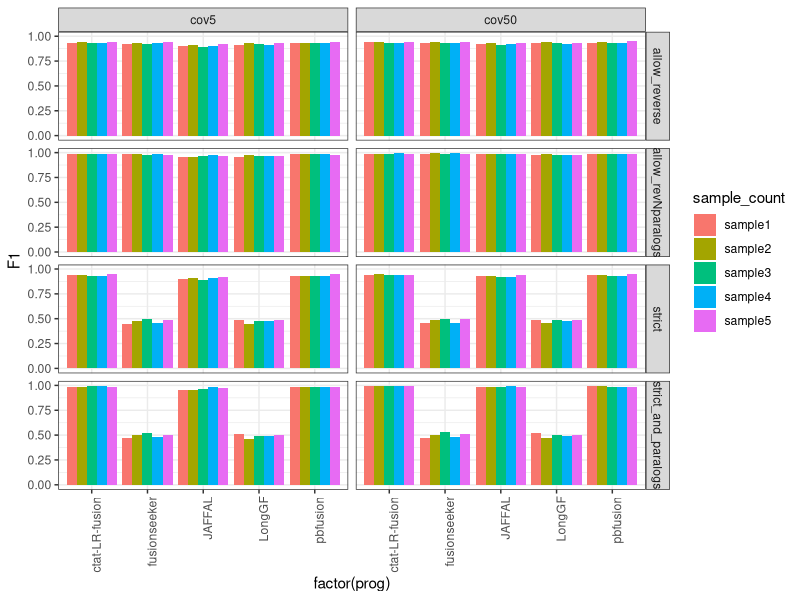
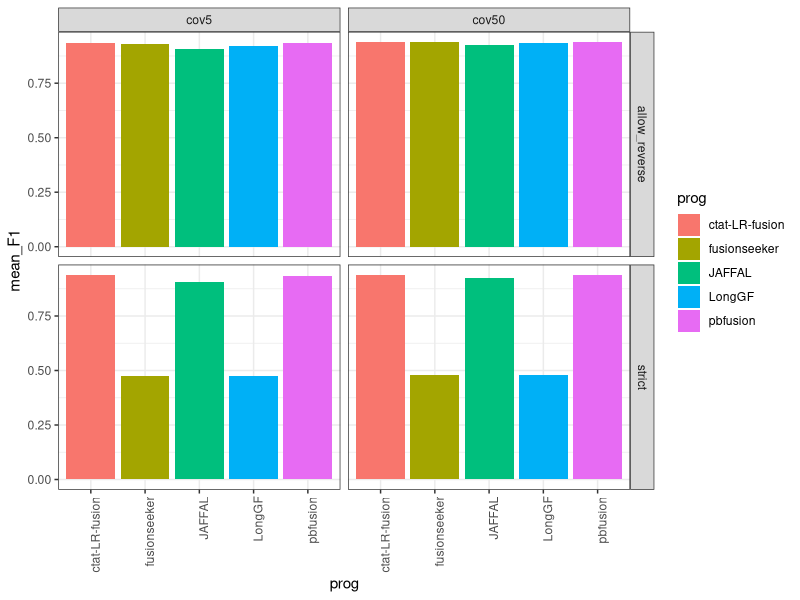
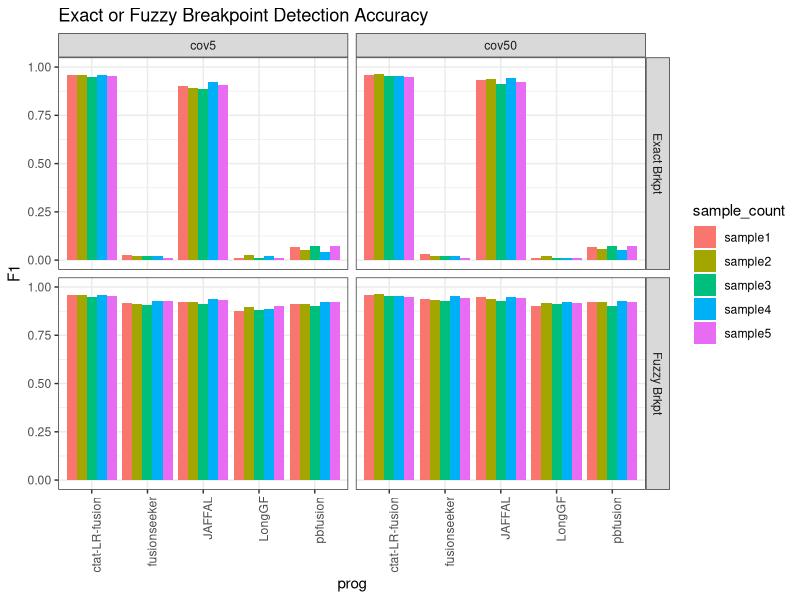
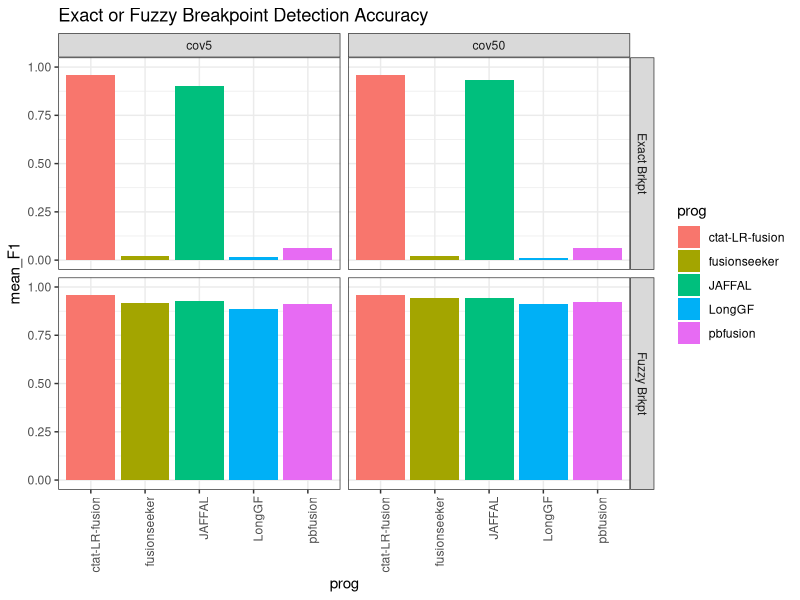
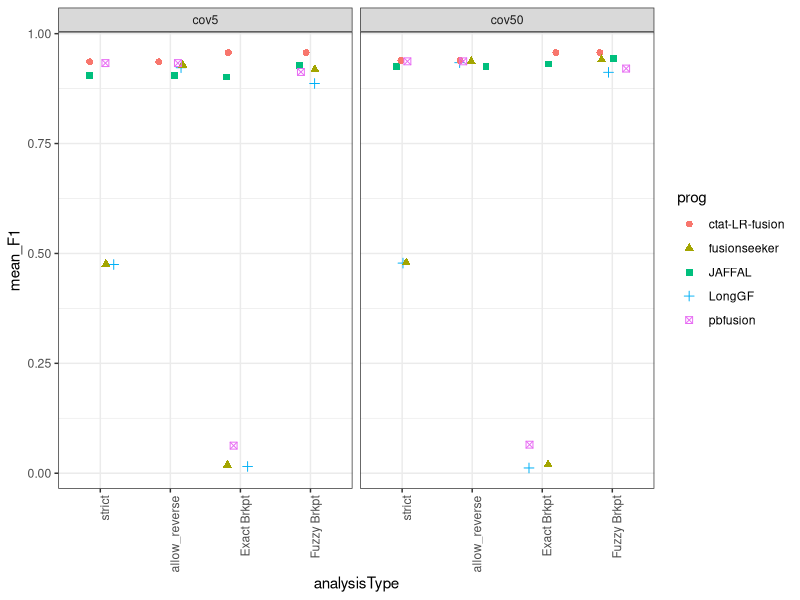
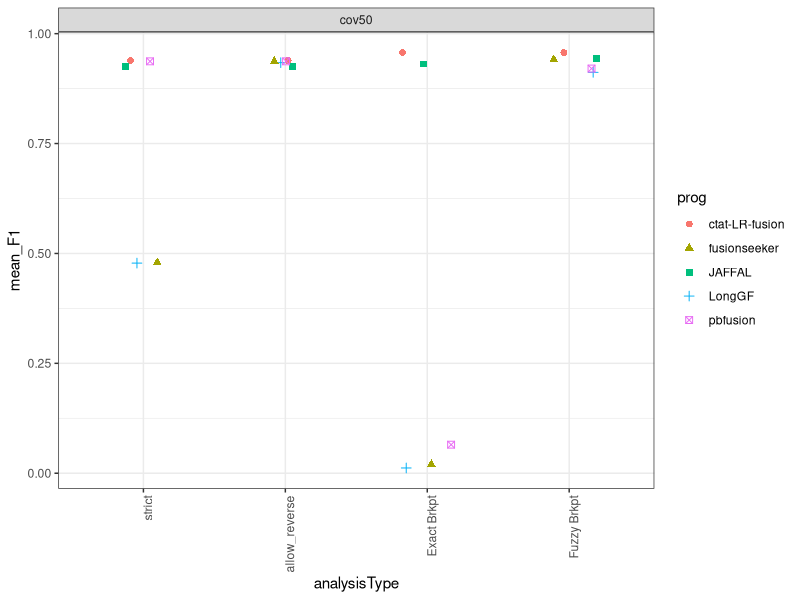
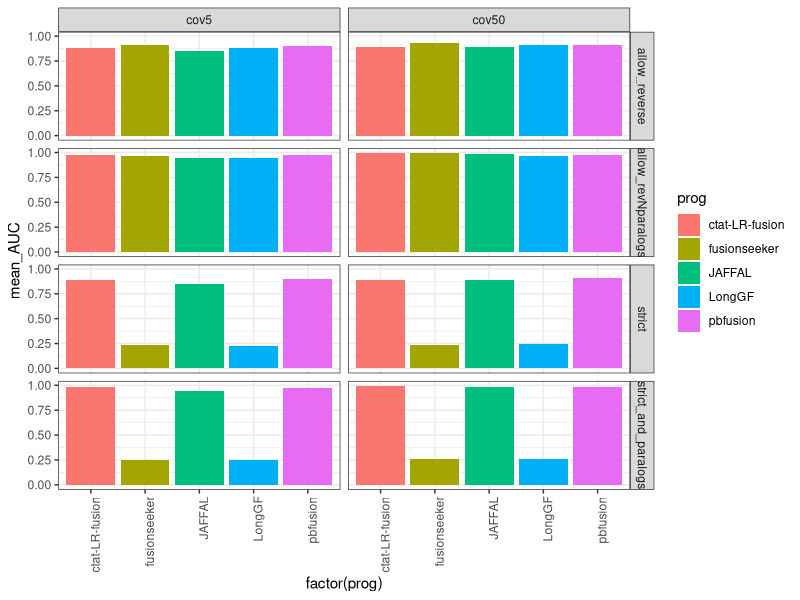
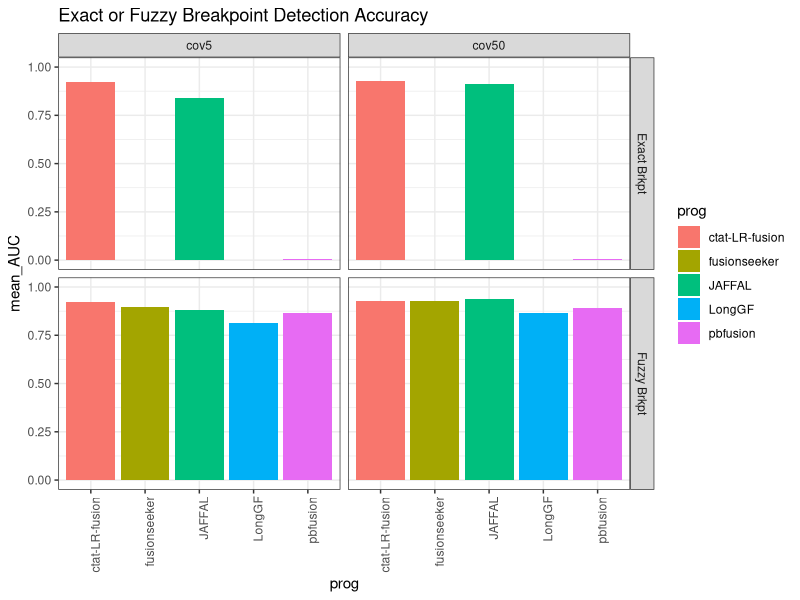

Here is the R script that generated these plots, in order:
## ---- chunk 1
knitr::opts_chunk$set(echo = TRUE)
library(tidyverse)
## ---- chunk 2

max_F1_data = read.table("data/max_F1_summary.tsv", header=T, sep="\t") 

max_F1_data %>% head()

## ---- chunk 3

# barplot

p_barplot = max_F1_data %>% ggplot(aes(x=factor(prog), y=F1)) + theme_bw() +
        geom_bar(stat='identity', position='dodge', aes(fill=sample_count)) +
        facet_grid(vars(analysisType), vars(coverage_level)) + 
    theme(axis.text.x = element_text(angle = 90, hjust = 1)) 

p_barplot

## ---- chunk 4



mean_samples_F1 = max_F1_data %>% 
    group_by(coverage_level, prog, analysisType) %>%
    summarize(mean_F1 = mean(F1))


mean_samples_F1 %>%
        filter(analysisType %in% c('strict', 'allow_reverse')) %>%
        ggplot() + theme_bw() +
        geom_col(aes(x=prog, y=mean_F1, fill=prog)) +
        facet_grid(vars(analysisType), vars(coverage_level)) + 
    theme(axis.text.x = element_text(angle = 90, hjust = 1)) 


## ---- chunk 5
breakpoint_data = read.table("data/breakpoint_maxF1_data.tsv", sep="\t", header=T) 
    


breakpoint_data$coverage_level = factor(breakpoint_data$coverage_level, levels=c('cov5', 'cov50'))

brkpt_accuracy_plot = breakpoint_data %>% ggplot(aes(x=prog, y=F1, fill=sample_count)) + theme_bw() +
        geom_bar(stat='identity', position='dodge', aes(fill=sample_count)) +
        facet_grid(vars(analysisType), vars(coverage_level)) +
        ggtitle("Exact or Fuzzy Breakpoint Detection Accuracy") +
        ylim(0,1) +
        theme(axis.text.x = element_text(angle = 90, hjust = 1)) 



brkpt_accuracy_plot 

## ---- chunk 6

breakpoint_mean_F1_stats = breakpoint_data %>% group_by(coverage_level, analysisType, prog) %>% 
    summarize(mean_F1 = mean(F1, na.rm=T))


breakpoint_mean_F1_stats %>% ggplot() + theme_bw() +
        geom_col(aes(x=prog, y=mean_F1, fill=prog)) +
        facet_grid(vars(analysisType), vars(coverage_level)) +
        ggtitle("Exact or Fuzzy Breakpoint Detection Accuracy") +
        ylim(0,1)  +
        theme(axis.text.x = element_text(angle = 90, hjust = 1)) 


## ---- chunk 7

combined_results = bind_rows(mean_samples_F1,
                             breakpoint_mean_F1_stats)

combined_results %>% head()



## ---- chunk 8

combined_results %>%
        filter(analysisType %in% c('strict', 'allow_reverse', 'Exact Brkpt', 'Fuzzy Brkpt')  ) %>%
        mutate(analysisType = factor(analysisType, 
                            levels=c('strict', 'allow_reverse', 'Exact Brkpt', 'Fuzzy Brkpt') )) %>%
    ggplot() + theme_bw() +
    geom_jitter(aes(x=analysisType, y=mean_F1, color=prog, shape=prog), width=0.2, height=0, size=rel(2)) +

    facet_wrap(~coverage_level) +
     theme(axis.text.x = element_text(angle = 90, hjust = 1)) 
    

## ---- chunk 9

# just cov50

combined_results %>%
        filter(coverage_level == 'cov50') %>%
        filter(analysisType %in% c('strict', 'allow_reverse', 'Exact Brkpt', 'Fuzzy Brkpt')  ) %>%
        mutate(analysisType = factor(analysisType, 
                            levels=c('strict', 'allow_reverse', 'Exact Brkpt', 'Fuzzy Brkpt') )) %>%
    ggplot() + theme_bw() +
    geom_jitter(aes(x=analysisType, y=mean_F1, color=prog, shape=prog), width=0.2, height=0, size=rel(2)) +

    facet_wrap(~coverage_level) +
     theme(axis.text.x = element_text(angle = 90, hjust = 1)) 
    
    

## ---- chunk 10

write.table(combined_results %>%
        #filter(coverage_level == 'cov50') %>%
        filter(analysisType %in% c('strict', 'allow_reverse', 'Exact Brkpt', 'Fuzzy Brkpt')  ) %>%
        mutate(analysisType = factor(analysisType, 
                            levels=c('strict', 'allow_reverse', 'Exact Brkpt', 'Fuzzy Brkpt') )),
        
        file = "ONT_sim.mean_F1.combined_results.tsv", sep="\t", row.names=F, quote=F)

## ---- chunk 11

mean_AUC_data = read.table("data/mean_PR_AUC_summary.tsv", header=T, sep="\t") 

mean_AUC_data %>% head()

## ---- chunk 12

# barplot

p_barplot = mean_AUC_data %>% ggplot(aes(x=factor(prog), y=mean_AUC)) + theme_bw() +
        geom_bar(stat='identity', position='dodge', aes(fill=prog)) +
        facet_grid(vars(analysisType), vars(coverage_level)) + 
    theme(axis.text.x = element_text(angle = 90, hjust = 1)) 

p_barplot

## ---- chunk 13
breakpoint_AUC_data = read.table("data/breakpoint_all_mean_PR_AUC_data.tsv", sep="\t", header=T) 
    


breakpoint_AUC_data$coverage_level = factor(breakpoint_AUC_data$coverage_level, levels=c('cov5', 'cov50'))

brkpt_AUC_accuracy_plot = breakpoint_AUC_data %>% ggplot(aes(x=prog, y=mean_AUC, fill=prog)) + theme_bw() +
        geom_bar(stat='identity', position='dodge') +
        facet_grid(vars(analysisType), vars(coverage_level)) +
        ggtitle("Exact or Fuzzy Breakpoint Detection Accuracy") +
        ylim(0,1) +
        theme(axis.text.x = element_text(angle = 90, hjust = 1)) 



brkpt_AUC_accuracy_plot 

## ---- chunk 14

combined_AUC_results = bind_rows(mean_AUC_data,
                             breakpoint_AUC_data)

combined_AUC_results %>% head()



## ---- chunk 15

combined_AUC_results %>%
        filter(analysisType %in% c('strict', 'allow_reverse', 'Exact Brkpt', 'Fuzzy Brkpt')  ) %>%
        mutate(analysisType = factor(analysisType, 
                            levels=c('strict', 'allow_reverse', 'Exact Brkpt', 'Fuzzy Brkpt') )) %>%
    ggplot() + theme_bw() +
    geom_jitter(aes(x=analysisType, y=mean_AUC, color=prog, shape=prog), width=0.2, height=0, size=rel(2)) +

    facet_wrap(~coverage_level) +
     theme(axis.text.x = element_text(angle = 90, hjust = 1)) 
    

## ---- chunk 16

write.table(combined_AUC_results %>%
        #filter(coverage_level == 'cov50') %>%
        filter(analysisType %in% c('strict', 'allow_reverse', 'Exact Brkpt', 'Fuzzy Brkpt')  ) %>%
        mutate(analysisType = factor(analysisType, 
                            levels=c('strict', 'allow_reverse', 'Exact Brkpt', 'Fuzzy Brkpt') )),
        
        file = "ONT_sim.mean_PR_AUC.combined_results.tsv", sep="\t", row.names=F, quote=F)

